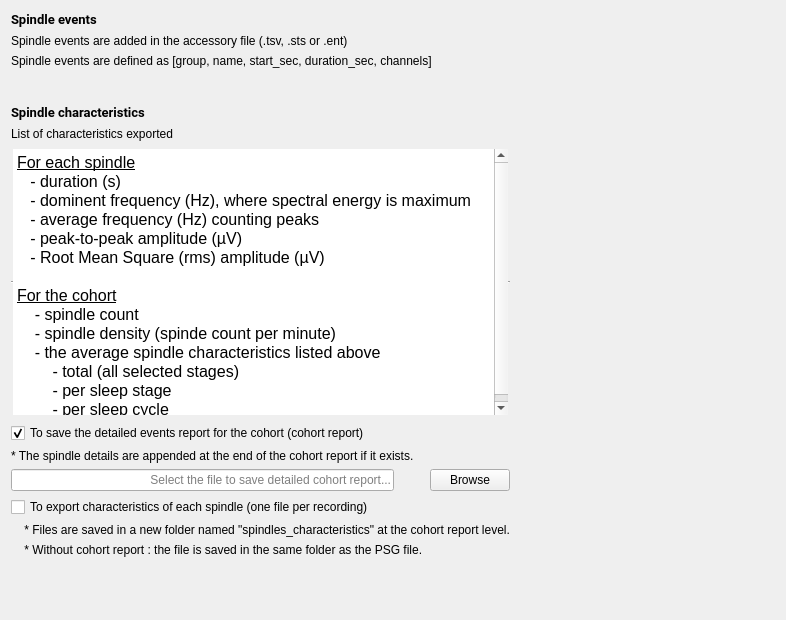
<?xml version="1.0" encoding="UTF-8"?>
<ui version="4.0">
 <class>OutputFilesStep</class>
 <widget class="QWidget" name="OutputFilesStep">
  <property name="geometry">
   <rect>
    <x>0</x>
    <y>0</y>
    <width>786</width>
    <height>620</height>
   </rect>
  </property>
  <property name="windowTitle">
   <string/>
  </property>
  <property name="styleSheet">
   <string notr="true">font: 12pt &quot;Roboto&quot;;</string>
  </property>
  <layout class="QHBoxLayout" name="horizontalLayout_3">
   <item>
    <layout class="QVBoxLayout" name="verticalLayout_2">
     <item>
      <layout class="QVBoxLayout" name="verticalLayout">
       <item>
        <widget class="QLabel" name="label_2">
         <property name="font">
          <font>
           <family>Roboto</family>
           <pointsize>10</pointsize>
           <weight>50</weight>
           <italic>false</italic>
           <bold>false</bold>
          </font>
         </property>
         <property name="text">
          <string>&lt;html&gt;&lt;head/&gt;&lt;body&gt;&lt;p&gt;&lt;span style=&quot; font-weight:600;&quot;&gt;Spindle events&lt;/span&gt;&lt;/p&gt;&lt;/body&gt;&lt;/html&gt;</string>
         </property>
        </widget>
       </item>
       <item>
        <widget class="QLabel" name="label">
         <property name="text">
          <string>Spindle events are added in the accessory file (.tsv, .sts or .ent)</string>
         </property>
        </widget>
       </item>
       <item>
        <widget class="QLabel" name="label_3">
         <property name="text">
          <string>Spindle events are defined as [group, name, start_sec, duration_sec, channels]</string>
         </property>
        </widget>
       </item>
      </layout>
     </item>
     <item>
      <spacer name="verticalSpacer_2">
       <property name="orientation">
        <enum>Qt::Vertical</enum>
       </property>
       <property name="sizeType">
        <enum>QSizePolicy::Fixed</enum>
       </property>
       <property name="sizeHint" stdset="0">
        <size>
         <width>20</width>
         <height>30</height>
        </size>
       </property>
      </spacer>
     </item>
     <item>
      <widget class="QLabel" name="label_4">
       <property name="font">
        <font>
         <family>Roboto</family>
         <pointsize>10</pointsize>
         <weight>50</weight>
         <italic>false</italic>
         <bold>false</bold>
        </font>
       </property>
       <property name="text">
        <string>&lt;html&gt;&lt;head/&gt;&lt;body&gt;&lt;p&gt;&lt;span style=&quot; font-weight:600;&quot;&gt;Spindle characteristics&lt;/span&gt;&lt;/p&gt;&lt;/body&gt;&lt;/html&gt;</string>
       </property>
      </widget>
     </item>
     <item>
      <widget class="QLabel" name="label_5">
       <property name="text">
        <string>List of characteristics exported</string>
       </property>
      </widget>
     </item>
     <item>
      <widget class="QTextEdit" name="textEdit">
       <property name="minimumSize">
        <size>
         <width>0</width>
         <height>270</height>
        </size>
       </property>
       <property name="frameShape">
        <enum>QFrame::HLine</enum>
       </property>
       <property name="readOnly">
        <bool>true</bool>
       </property>
       <property name="html">
        <string>&lt;!DOCTYPE HTML PUBLIC &quot;-//W3C//DTD HTML 4.0//EN&quot; &quot;http://www.w3.org/TR/REC-html40/strict.dtd&quot;&gt;
&lt;html&gt;&lt;head&gt;&lt;meta name=&quot;qrichtext&quot; content=&quot;1&quot; /&gt;&lt;style type=&quot;text/css&quot;&gt;
p, li { white-space: pre-wrap; }
&lt;/style&gt;&lt;/head&gt;&lt;body style=&quot; font-family:'Roboto'; font-size:12pt; font-weight:400; font-style:normal;&quot;&gt;
&lt;p style=&quot; margin-top:0px; margin-bottom:0px; margin-left:0px; margin-right:0px; -qt-block-indent:0; text-indent:0px;&quot;&gt;&lt;span style=&quot; font-family:'Ubuntu'; text-decoration: underline;&quot;&gt;For each spindle&lt;/span&gt;&lt;/p&gt;
&lt;p style=&quot; margin-top:0px; margin-bottom:0px; margin-left:0px; margin-right:0px; -qt-block-indent:0; text-indent:0px;&quot;&gt;&lt;span style=&quot; font-family:'Ubuntu';&quot;&gt;   - duration (s)&lt;/span&gt;&lt;/p&gt;
&lt;p style=&quot; margin-top:0px; margin-bottom:0px; margin-left:0px; margin-right:0px; -qt-block-indent:0; text-indent:0px;&quot;&gt;&lt;span style=&quot; font-family:'Ubuntu';&quot;&gt;   - dominent frequency (Hz), &lt;/span&gt;&lt;span style=&quot; font-family:'Droid Sans Mono','monospace','monospace'; color:#000000;&quot;&gt;where spectral energy is maximum&lt;/span&gt;&lt;/p&gt;
&lt;p style=&quot; margin-top:0px; margin-bottom:0px; margin-left:0px; margin-right:0px; -qt-block-indent:0; text-indent:0px;&quot;&gt;&lt;span style=&quot; font-family:'Droid Sans Mono','monospace','monospace'; color:#000000;&quot;&gt;   - average frequency (Hz) counting peaks&lt;/span&gt;&lt;/p&gt;
&lt;p style=&quot; margin-top:0px; margin-bottom:0px; margin-left:0px; margin-right:0px; -qt-block-indent:0; text-indent:0px;&quot;&gt;&lt;span style=&quot; font-family:'Droid Sans Mono','monospace','monospace'; color:#000000;&quot;&gt;   - peak-to-peak amplitude (µV)&lt;/span&gt;&lt;/p&gt;
&lt;p style=&quot; margin-top:0px; margin-bottom:0px; margin-left:0px; margin-right:0px; -qt-block-indent:0; text-indent:0px;&quot;&gt;&lt;span style=&quot; font-family:'Droid Sans Mono','monospace','monospace'; color:#000000;&quot;&gt;   - Root Mean Square (rms) amplitude (µV)&lt;/span&gt;&lt;/p&gt;
&lt;p style=&quot;-qt-paragraph-type:empty; margin-top:0px; margin-bottom:0px; margin-left:0px; margin-right:0px; -qt-block-indent:0; text-indent:0px; font-family:'Droid Sans Mono','monospace','monospace'; color:#000000;&quot;&gt;&lt;br /&gt;&lt;/p&gt;
&lt;p style=&quot; margin-top:0px; margin-bottom:0px; margin-left:0px; margin-right:0px; -qt-block-indent:0; text-indent:0px;&quot;&gt;&lt;span style=&quot; font-family:'Ubuntu'; text-decoration: underline;&quot;&gt;For the cohort&lt;/span&gt;&lt;/p&gt;
&lt;p style=&quot; margin-top:0px; margin-bottom:0px; margin-left:0px; margin-right:0px; -qt-block-indent:0; text-indent:0px;&quot;&gt;&lt;span style=&quot; font-family:'Ubuntu';&quot;&gt;    - spindle count&lt;/span&gt;&lt;/p&gt;
&lt;p style=&quot; margin-top:0px; margin-bottom:0px; margin-left:0px; margin-right:0px; -qt-block-indent:0; text-indent:0px;&quot;&gt;&lt;span style=&quot; font-family:'Ubuntu';&quot;&gt;    - spindle density (spinde count per minute)&lt;/span&gt;&lt;/p&gt;
&lt;p style=&quot; margin-top:0px; margin-bottom:0px; margin-left:0px; margin-right:0px; -qt-block-indent:0; text-indent:0px;&quot;&gt;&lt;span style=&quot; font-family:'Ubuntu';&quot;&gt;    - the average spindle characteristics listed above&lt;/span&gt;&lt;/p&gt;
&lt;p style=&quot; margin-top:0px; margin-bottom:0px; margin-left:0px; margin-right:0px; -qt-block-indent:0; text-indent:0px;&quot;&gt;&lt;span style=&quot; font-family:'Ubuntu';&quot;&gt;        - total (all selected stages)&lt;/span&gt;&lt;/p&gt;
&lt;p style=&quot; margin-top:0px; margin-bottom:0px; margin-left:0px; margin-right:0px; -qt-block-indent:0; text-indent:0px;&quot;&gt;&lt;span style=&quot; font-family:'Ubuntu';&quot;&gt;        - per sleep stage&lt;/span&gt;&lt;/p&gt;
&lt;p style=&quot; margin-top:0px; margin-bottom:0px; margin-left:0px; margin-right:0px; -qt-block-indent:0; text-indent:0px;&quot;&gt;&lt;span style=&quot; font-family:'Ubuntu';&quot;&gt;        - per sleep cycle&lt;/span&gt;&lt;/p&gt;&lt;/body&gt;&lt;/html&gt;</string>
       </property>
      </widget>
     </item>
     <item>
      <widget class="QCheckBox" name="checkBox_cohort_file">
       <property name="text">
        <string>To save the detailed events report for the cohort (cohort report)</string>
       </property>
       <property name="checked">
        <bool>true</bool>
       </property>
      </widget>
     </item>
     <item>
      <widget class="QLabel" name="label_8">
       <property name="text">
        <string>* The spindle details are appended at the end of the cohort report if it exists.</string>
       </property>
      </widget>
     </item>
     <item>
      <layout class="QHBoxLayout" name="horizontalLayout">
       <item>
        <widget class="QLineEdit" name="cohort_lineedit">
         <property name="minimumSize">
          <size>
           <width>350</width>
           <height>0</height>
          </size>
         </property>
         <property name="alignment">
          <set>Qt::AlignRight|Qt::AlignTrailing|Qt::AlignVCenter</set>
         </property>
         <property name="placeholderText">
          <string>Select the file to save detailed cohort report...</string>
         </property>
        </widget>
       </item>
       <item>
        <spacer name="horizontalSpacer">
         <property name="orientation">
          <enum>Qt::Horizontal</enum>
         </property>
         <property name="sizeType">
          <enum>QSizePolicy::Fixed</enum>
         </property>
         <property name="sizeHint" stdset="0">
          <size>
           <width>30</width>
           <height>20</height>
          </size>
         </property>
        </spacer>
       </item>
       <item>
        <widget class="QPushButton" name="pushButton_cohort">
         <property name="text">
          <string>Browse</string>
         </property>
        </widget>
       </item>
      </layout>
     </item>
     <item>
      <widget class="QCheckBox" name="checkBox_spindle_file">
       <property name="text">
        <string>To export characteristics of each spindle (one file per recording)</string>
       </property>
      </widget>
     </item>
     <item>
      <widget class="QLabel" name="label_7">
       <property name="text">
        <string>    * Files are saved in a new folder named &quot;spindles_characteristics&quot; at the cohort report level.</string>
       </property>
      </widget>
     </item>
     <item>
      <widget class="QLabel" name="label_6">
       <property name="text">
        <string>    * Without cohort report : the file is saved in the same folder as the PSG file.</string>
       </property>
      </widget>
     </item>
     <item>
      <layout class="QHBoxLayout" name="horizontalLayout_2"/>
     </item>
     <item>
      <spacer name="verticalSpacer">
       <property name="orientation">
        <enum>Qt::Vertical</enum>
       </property>
       <property name="sizeHint" stdset="0">
        <size>
         <width>20</width>
         <height>40</height>
        </size>
       </property>
      </spacer>
     </item>
    </layout>
   </item>
   <item>
    <spacer name="horizontalSpacer_2">
     <property name="orientation">
      <enum>Qt::Horizontal</enum>
     </property>
     <property name="sizeHint" stdset="0">
      <size>
       <width>175</width>
       <height>20</height>
      </size>
     </property>
    </spacer>
   </item>
  </layout>
 </widget>
 <resources>
  <include location="../../../../../scinodes_poc/src/main/python/ui/themes/themes.qrc"/>
 </resources>
 <connections>
  <connection>
   <sender>pushButton_cohort</sender>
   <signal>clicked()</signal>
   <receiver>OutputFilesStep</receiver>
   <slot>browse_cohort_slot()</slot>
   <hints>
    <hint type="sourcelabel">
     <x>440</x>
     <y>164</y>
    </hint>
    <hint type="destinationlabel">
     <x>336</x>
     <y>293</y>
    </hint>
   </hints>
  </connection>
  <connection>
   <sender>checkBox_cohort_file</sender>
   <signal>clicked()</signal>
   <receiver>OutputFilesStep</receiver>
   <slot>enable_cohort_slot()</slot>
   <hints>
    <hint type="sourcelabel">
     <x>244</x>
     <y>136</y>
    </hint>
    <hint type="destinationlabel">
     <x>256</x>
     <y>206</y>
    </hint>
   </hints>
  </connection>
  <connection>
   <sender>checkBox_spindle_file</sender>
   <signal>clicked()</signal>
   <receiver>OutputFilesStep</receiver>
   <slot>enable_spindle_slot()</slot>
   <hints>
    <hint type="sourcelabel">
     <x>275</x>
     <y>512</y>
    </hint>
    <hint type="destinationlabel">
     <x>286</x>
     <y>292</y>
    </hint>
   </hints>
  </connection>
 </connections>
 <slots>
  <slot>browse_cohort_slot()</slot>
  <slot>enable_cohort_slot()</slot>
  <slot>browse_spindle_slot()</slot>
  <slot>enable_spindle_slot()</slot>
 </slots>
</ui>
